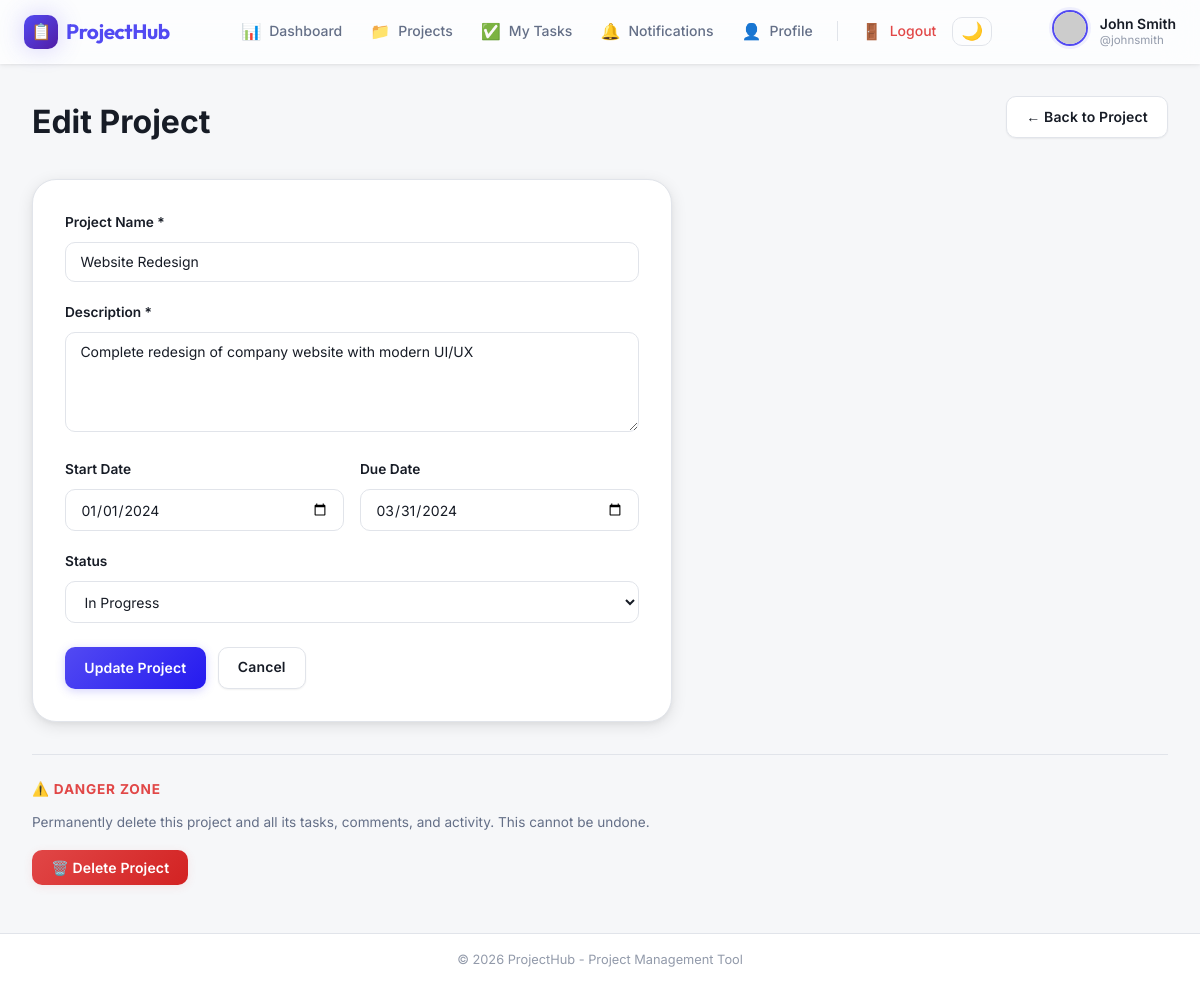
The app's page /edit-project.php?id=1 (signed in) with its own data.
### tables this page shows
CREATE TABLE users (
    id INT AUTO_INCREMENT PRIMARY KEY,
    full_name VARCHAR(100) NOT NULL,
    username VARCHAR(50) NOT NULL UNIQUE,
    email VARCHAR(100) NOT NULL UNIQUE,
    password VARCHAR(255) NOT NULL,
    profile_picture VARCHAR(255) DEFAULT NULL,
    created_at TIMESTAMP DEFAULT CURRENT_TIMESTAMP,
    INDEX idx_username (username),
    INDEX idx_email (email)
);

CREATE TABLE projects (
    id INT AUTO_INCREMENT PRIMARY KEY,
    owner_id INT NOT NULL,
    name VARCHAR(100) NOT NULL,
    description TEXT,
    start_date DATE,
    due_date DATE,
    status ENUM('Planning', 'In Progress', 'On Hold', 'Completed') DEFAULT 'Planning',
    created_at TIMESTAMP DEFAULT CURRENT_TIMESTAMP,
    updated_at TIMESTAMP DEFAULT CURRENT_TIMESTAMP ON UPDATE CURRENT_TIMESTAMP,
    FOREIGN KEY (owner_id) REFERENCES users(id) ON DELETE CASCADE,
    INDEX idx_owner (owner_id),
    INDEX idx_status (status)
);

### includes/functions.php (called while the page is built, shortened)
<?php
function isLoggedIn() {
    return isset($_SESSION['user_id']);
}
function getCurrentUserId() {
    return $_SESSION['user_id'] ?? null;
}
function getCurrentUser() {
    global $pdo;
    $stmt = $pdo->prepare("SELECT id, full_name, username, email, profile_picture, created_at FROM users WHERE id = ?");
    $stmt->execute([getCurrentUserId()]);
    return $stmt->fetch();
}
function getProjectRole($project_id, $user_id = null) {
    global $pdo;
    $user_id = $user_id ?? getCurrentUserId();
    $stmt = $pdo->prepare("SELECT role FROM project_members WHERE project_id = ? AND user_id = ?");
    $stmt->execute([$project_id, $user_id]);
    $result = $stmt->fetch();
    return $result['role'] ?? null;
}
function isProjectOwner($project_id, $user_id = null) {
    return getProjectRole($project_id, $user_id) === 'Owner';
}
function getDefaultProfilePicture($gender = 'male') {
    return 'https://ui-avatars.com/api/?name=User&background=random&size=128';
}
function getProfilePictureUrl($user) {
    return getDefaultProfilePicture();
}

### edit-project.php (the view, shortened to what this page needs)
<?php
require_once __DIR__ . '/includes/auth.php';
$project_id = $_GET['id'] ?? 0;
$stmt = $pdo->prepare("SELECT * FROM projects WHERE id = ?");
$stmt->execute([$project_id]);
$project = $stmt->fetch();
require_once __DIR__ . '/includes/header.php';
require_once __DIR__ . '/includes/navbar.php';
?>
<main class="main-content">
    <div class="container">
        <div class="page-header">
            <h1>Edit Project</h1>
            <a href="project.php?id=<?php echo $project_id; ?>" class="btn btn-secondary">← Back to Project</a>
        </div>
        <div class="form-container">
            <form method="POST" class="project-form">
                <div class="form-group">
                    <label for="name">Project Name *</label>
                    <input type="text" id="name" name="name" value="<?php echo htmlspecialchars($project['name']); ?>" required>
                </div>
                <div class="form-group">
                    <label for="description">Description *</label>
                    <textarea id="description" name="description" rows="4" required><?php echo htmlspecialchars($project['description']); ?></textarea>
                </div>
                <div class="form-row">
                    <div class="form-group">
                        <label for="start_date">Start Date</label>
                        <input type="date" id="start_date" name="start_date" value="<?php echo htmlspecialchars($project['start_date']); ?>">
                    </div>
                    <div class="form-group">
                        <label for="due_date">Due Date</label>
                        <input type="date" id="due_date" name="due_date" value="<?php echo htmlspecialchars($project['due_date']); ?>">
                    </div>
                </div>
                <div class="form-group">
                    <label for="status">Status</label>
                    <select id="status" name="status">
                        <option value="In Progress" <?php echo $project['status'] === 'In Progress' ? 'selected' : ''; ?>>In Progress</option>
                    </select>
                </div>
                <div class="form-actions">
                    <button type="submit" class="btn btn-primary">Update Project</button>
                    <a href="project.php?id=<?php echo $project_id; ?>" class="btn btn-secondary">Cancel</a>
                </div>
            </form>
        </div>
        <?php if (isProjectOwner($project_id)): ?>
        <div style="margin-top:2rem;padding-top:1.5rem;border-top:1px solid var(--border);">
            <h3 style="font-size:.85rem;text-transform:uppercase;letter-spacing:.06em;color:var(--danger);margin-bottom:.75rem;">⚠️ Danger Zone</h3>
            <p style="font-size:.85rem;color:var(--text-secondary);margin-bottom:1rem;">Permanently delete this project and all its tasks, comments, and activity. This cannot be undone.</p>
            <form method="POST" action="projects/delete.php" onsubmit="return confirm('DELETE this project permanently? All tasks and data will be lost. This cannot be undone.')">
                <button type="submit" class="btn btn-danger">🗑️ Delete Project</button>
            </form>
        </div>
        <?php endif; ?>
    </div>
</main>
<?php require_once __DIR__ . '/includes/footer.php'; ?>

### includes/navbar.php (shortened to what this page needs)
<?php
$current_user  = getCurrentUser();
$current_page  = basename($_SERVER['PHP_SELF']);
function nav_active(string $page): string {
    global $current_page;
    return $current_page === $page ? 'active' : '';
}
?>
<nav class="navbar" role="navigation" aria-label="Main navigation">
    <div class="navbar-container">
        <div class="navbar-brand">
            <a href="dashboard.php" aria-label="ProjectHub home">
                <span class="logo-icon">📋</span>
                <span class="logo-text">ProjectHub</span>
            </a>
        </div>
        <ul class="navbar-nav" id="navbarNav" role="list">
            <li class="nav-item">
                <a href="dashboard.php"
                   class="nav-link <?php echo nav_active('dashboard.php'); ?>"
                   id="nav-dashboard">
                    <span class="nav-icon">📊</span>
                    <span>Dashboard</span>
                </a>
            </li>
            <li class="nav-item">
                <a href="projects.php"
                   class="nav-link <?php echo nav_active('projects.php'); ?>"
                   id="nav-projects">
                    <span class="nav-icon">📁</span>
                    <span>Projects</span>
                </a>
            </li>
            <li class="nav-item">
                <a href="my-tasks.php"
                   class="nav-link <?php echo nav_active('my-tasks.php'); ?>"
                   id="nav-my-tasks">
                    <span class="nav-icon">✅</span>
                    <span>My Tasks</span>
                </a>
            </li>
            <li class="nav-item">
                <a href="notifications.php"
                   class="nav-link <?php echo nav_active('notifications.php'); ?>"
                   id="nav-notifications">
                    <span class="nav-icon">🔔</span>
                    <span>Notifications</span>
                </a>
            </li>
            <li class="nav-item">
                <a href="profile.php"
                   class="nav-link <?php echo nav_active('profile.php'); ?>"
                   id="nav-profile">
                    <span class="nav-icon">👤</span>
                    <span>Profile</span>
                </a>
            </li>
            <li class="nav-item">
                <a href="logout.php" class="nav-link nav-logout" id="nav-logout">
                    <span class="nav-icon">🚪</span>
                    <span>Logout</span>
                </a>
            </li>
            <li class="nav-item">
                <button class="theme-toggle" id="themeToggle" aria-label="Toggle dark mode" title="Toggle dark mode">🌙</button>
            </li>
        </ul>
        <div class="navbar-user" aria-label="User info">
            <div class="user-avatar">
                <img src="<?php echo getProfilePictureUrl($current_user); ?>"
                     alt="<?php echo htmlspecialchars($current_user['full_name']); ?>">
            </div>
            <div class="user-info">
                <span class="user-name"><?php echo htmlspecialchars($current_user['full_name']); ?></span>
                <span class="user-username">@<?php echo htmlspecialchars($current_user['username']); ?></span>
            </div>
        </div>
    </div>
</nav>

### records on screen
users: full_name "John Smith", username "johnsmith"
projects: name "Website Redesign", description "Complete redesign of company website with modern UI/UX", start_date "01/01/2024", due_date "03/31/2024", status "In Progress"
